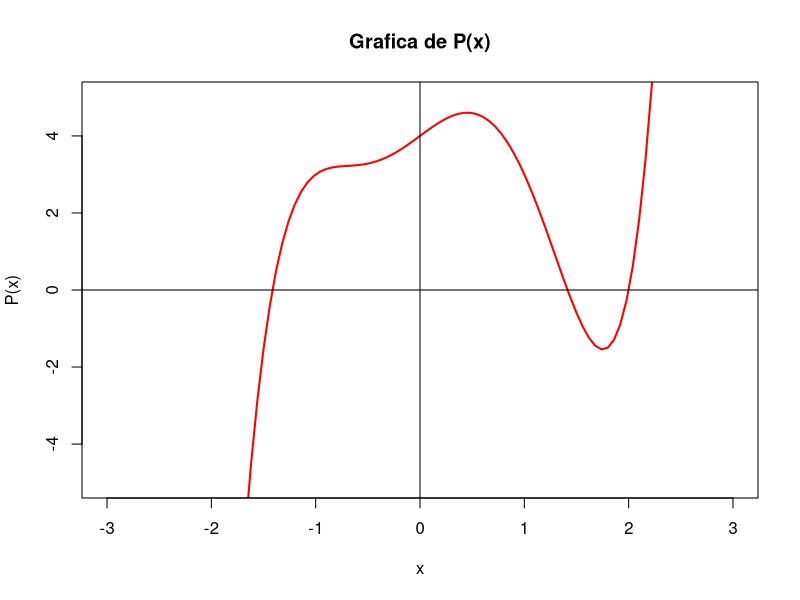

The R script that drew this image:

## Regla de Descartes

# Cuenta cuantas veces cambia de signo el polinomio
cambios_signo <- function(coefs) {
  # Quitamos los coeficientes que tengan ceros 
  coefs_sin_ceros <- coefs[coefs != 0]
  
  # Sacamos los signos y sumamos cada vez que son distintos
  signos <- sign(coefs_sin_ceros)
  cambios <- sum(diff(signos) != 0)
  return(cambios)
}

# Coeficientes del polinomio
coeficientes <- c(1, -1, -3, 0, 2, 4)

# Raices positivas en P(x)
cambios_pos <- cambios_signo(coeficientes)

# Raices negativas en P(-x)
grados <- (length(coeficientes) - 1):0
coeficientes_neg <- coeficientes * (-1)^grados
cambios_neg <- cambios_signo(coeficientes_neg)


## Metodo de McLaurin

# Coeficientes del polinomio 
coefs <- c(1, -1, -3, 0, 2, 4)
n <- length(coefs) - 1

# Cota superior (calculamos lambda)
a_n <- abs(coefs[1])
# Buscamos el maximo 
lambda <- max(abs(coefs[2:(n + 1)]) / a_n)
cota_sup <- 1 + lambda

# Cota inferior (calculamos mu)
a_0 <- abs(coefs[n + 1])
# Buscamos el maximo 
mu <- max(abs(coefs[1:n]) / a_0)
cota_inf <- 1 / (1 + mu)


## Grafica P(x) con limites de McLaurin

# Definimos el polinomio 
p <- function(x) {
  x^5 - x^4 - 3*x^3 + 2*x + 4
}

# Dibujamos la funcion 
curve(p, from = -3, to = 3, col = "red", lwd = 2, ylim = c(-5, 5),
      main = "Grafica de P(x)",
      xlab = "x", ylab = "P(x)")

# Pintamos los ejes coordenados
abline(h = 0, v = 0, col = "black")


## Algoritmo de Horner y Deflacion

# Evaluamos P(x) y sacamos el cociente por Ruffini
horner_deflacion <- function(coefs, x0) {
  n <- length(coefs)
  cociente <- numeric(n - 1) 
  cociente[1] <- coefs[1]
  
  # Aplicamos Ruffini
  for (i in 2:(n - 1)) {
    cociente[i] <- coefs[i] + x0 * cociente[i - 1]
  }
  
  # El resto es P(x0)
  resto <- coefs[n] + x0 * cociente[n - 1]
  
  return(list(valor = resto, cociente = cociente))
}

# Coeficientes de P(x)
coeficientes <- c(1, -1, -3, 0, 2, 4)

# Posibles raices (divisores del termino independiente)
candidatos <- c(1, -1, 2, -2, 4, -4)

# Probamos los candidatos
for (cand in candidatos) {
  resultado <- horner_deflacion(coeficientes, cand)
  
  cat("Probando candidato x =", cand, ", Resto =", resultado$valor, "\n")
  
  # Si da 0, es raiz y hacemos la deflacion
  if (resultado$valor == 0) {
    raiz_encontrada <- cand
    coeficientes_Q <- resultado$cociente
    
    cat("Raiz encontrada: x =", raiz_encontrada, "\n")
    cat("Coeficientes del nuevo polinomio Q(x):", coeficientes_Q, "\n")
    
    break 
  }
}


## Metodo de Sturm

# Cargamos la libreria 
# install.packages("polynom")
library(polynom)

# Polinomio Q(x) (de menor a mayor grado)
coefs_Q <- c(-2, -2, -1, 1, 1)
P0 <- polynomial(coefs_Q)
P1 <- deriv(P0)

# Generamos la secuencia de Sturm
generar_sturm <- function(p0, p1) {
  secuencia <- list(p0, p1)
  i <- 2
  
  # Repetimos hasta llegar a una constante 
  while (length(secuencia[[i]]) > 1) {
    # Calculamos el resto de la division
    division <- secuencia[[i-1]] %% secuencia[[i]]
    # Cambiamos de signo el resto
    nuevo_P <- -division
    secuencia[[i+1]] <- nuevo_P
    i <- i + 1
  }
  return(secuencia)
}

secuencia_sturm <- generar_sturm(P0, P1)

# Calculamos N(x) evaluando la secuencia en un punto
contar_Nx <- function(secuencia, valor_x) {
  evaluaciones <- sapply(secuencia, predict, valor_x)
  # Quitamos los ceros para que no sumen cambios falsos
  signos <- sign(evaluaciones[evaluaciones != 0])
  cambios <- sum(diff(signos) != 0)
  return(cambios)
}

cat("N(-2) - N(-1) = ", contar_Nx(secuencia_sturm, -2) - contar_Nx(secuencia_sturm, -1), "\n")
cat("N(1) - N(2) = ", contar_Nx(secuencia_sturm, 1) - contar_Nx(secuencia_sturm, 2), "\n")

## Metodo de Newton

# Definimos las funciones para Newton
f_Q <- function(x) { x^4 + x^3 - x^2 - 2*x - 2 }
df_Q <- function(x) { 4*x^3 + 3*x^2 - 2*x - 2 }

metodo_newton <- function(f, df, x0, tol = 1e-5, max_iter = 100) {
  x_n <- x0
  iter <- 0
  while (iter < max_iter) {
    x_n1 <- x_n - f(x_n) / df(x_n)
    iter <- iter + 1
    if (abs(x_n1 - x_n) < tol) {
      cat("Convergencia en iteracion", iter, ": x =", x_n1, "\n")
      return(x_n1)
    }
    x_n <- x_n1
  }
  return(NA)
}

raiz_negativa <- metodo_newton(f_Q, df_Q, x0 = -2)
raiz_positiva <- metodo_newton(f_Q, df_Q, x0 = 2)


## Metodo de Bairstow

# Implementacion del metodo de Bairstow
metodo_bairstow <- function(a, u0, v0, tol = 1e-5, max_iter = 100) {
  n <- length(a) - 1
  u <- u0
  v <- v0
  
  for (iter in 1:max_iter) {
    b <- numeric(n + 1); c <- numeric(n + 1)
    
    # Calculo de la secuencia b_k (coeficientes del cociente y resto)
    b[n+1] <- a[n+1]; b[n] <- a[n] + u * b[n+1]
    for (k in (n - 2):0) b[k+1] <- a[k+1] + u * b[k+2] + v * b[k+3]
    
    # Calculo de la secuencia c_k (derivadas parciales)
    c[n+1] <- 0; c[n] <- b[n+1]
    for (k in (n - 2):0) c[k+1] <- b[k+2] + u * c[k+2] + v * c[k+3]
    
    # Sistema lineal para actualizar u y v (Jacobiano)
    detJ <- c[1] * c[3] - c[2]^2
    if (detJ == 0) return(NA) 
    
    du <- (b[2] * c[2] - b[1] * c[3]) / detJ
    dv <- (b[1] * c[2] - b[2] * c[1]) / detJ
    
    u <- u + du
    v <- v + dv
    
    # Criterio de parada
    if (max(abs(du), abs(dv)) < tol) {
      # Mostramos la convergencia de u y v
      cat("Convergencia en iteracion", iter, ": u =", u, ", v =", v, "\n")
      
      # Calculo y extraccion de las raices complejas
      disc <- -u^2 - 4 * v
      if (disc > 0) {
        parte_real <- u / 2
        parte_imag <- sqrt(disc) / 2
        raiz1 <- complex(real = parte_real, imaginary = parte_imag)
        raiz2 <- complex(real = parte_real, imaginary = -parte_imag)
        
        cat("Raices complejas encontradas:\n")
        print(raiz1)
        print(raiz2)
      }
      return(list(u = u, v = v, n = iter))
    }
  }
  return(NA)
}

# Coeficientes de Q(x) 
coefs_Q <- c(-2, -2, -1, 1, 1)

# Ejecucion con punto inicial (-0.5, -0.5)
resultado <- metodo_bairstow(coefs_Q, u0 = -0.5, v0 = -0.5)
